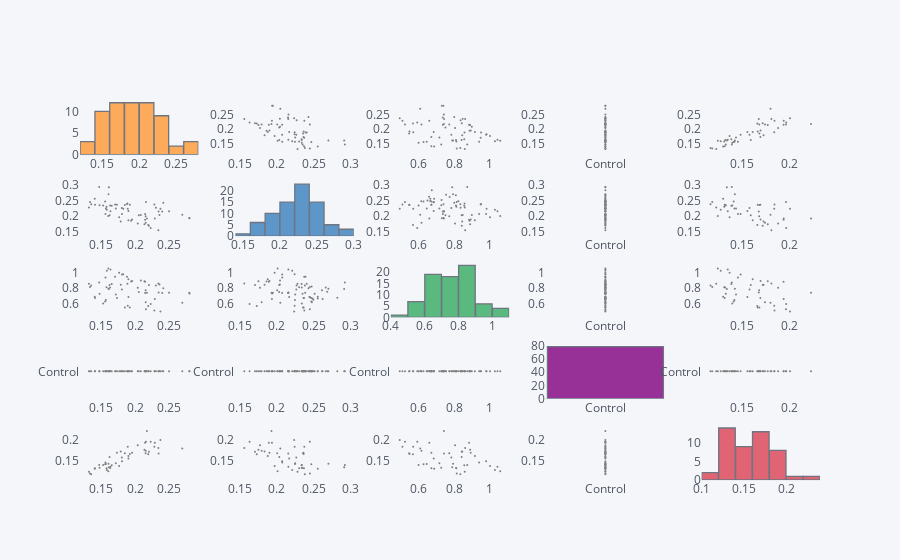

Write notebook code for a chart like this one.
### Code cell
## Caution it cannot be used for very large data sets as it will not be able to display the matrices. 
dataSampleProtein.scatter_matrix()
